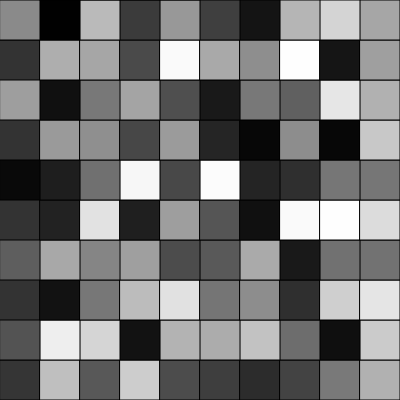
Frame 1 (no input)
Frame 60 (no input): identical to frame 1, image omitted
Frame 120 (the mouse pressed at the canvas centre since frame 60): identical to frame 1, image omitted

The p5.js sketch that drew this single still picture (run headless with seeded random() and noise() and a simulated clock; from frame 60 on, the mouse is pressed at the canvas centre):

// p5.js sketch
// ── sketch.js

let tiles = [];
let player;

function setup() {
  createCanvas(400,400);
  let resolution = 40;
  let cols = width / resolution;
  let rows = height / resolution;
  let x = 0;
  let y = (rows-1)*resolution;
  let dir = 1;
  tiles.push(new Tile(0,0,40,1));
  for (let i = 0; i < cols*rows;i++) {
    //console.table([x,y]);
    let tile = new Tile(x, y, resolution, i+1);
    tiles.push(tile);
    x= x+(resolution*dir);
    if(x>=width) {
      x-=resolution;
      y-=resolution;
      dir *=-1;
    }
    if(x<=-resolution){
      x=resolution;
      y-=resolution;
      dir *=-1;
    }
  }
}

function draw() {
  background(51);
  fill(50);
  for(let tile of tiles) {
    tile.show();
    // console.log(tile.x);
  }
  // for(var i = 0; i < width/scl;i++) {
  //   for (var j = 0; j< height/scl;j++){
  //     //no commend
  //     strokeWeight(2);
  //     rect(i*scl, j*scl, scl, scl);
  //   }
  //
  //
  // }

}

// ── tile.js
class Tile {

	constructor(x, y, wh, next) {
		this.x = x;
		console.log(x);
		this.y = y;
		this.wh = wh;
		this.next = next;
		this.color=random(255);
	}
	show() {
		fill(this.color);
		// console.log(this.x);
		rect(this.x,this.y,this.wh,this.wh);
	}
}
